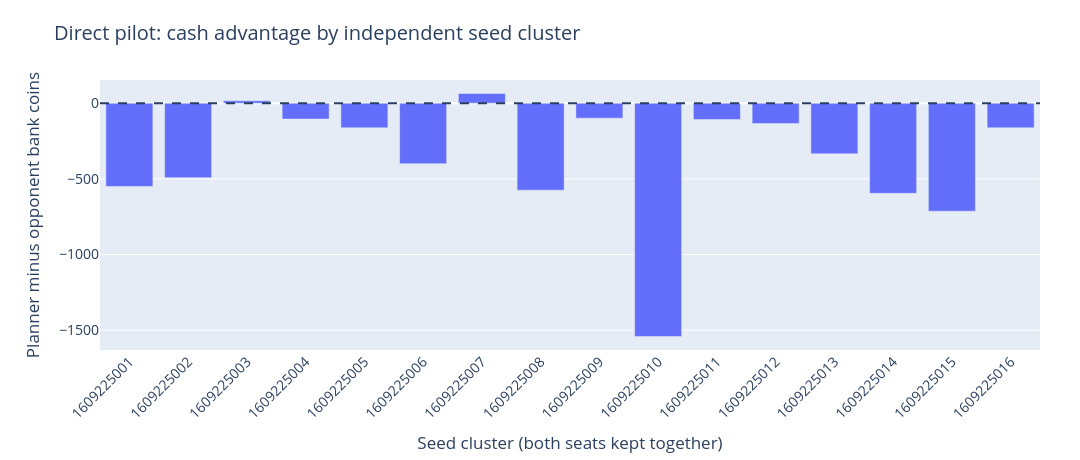

Write notebook code for a chart like this one.
### Code cell
d=(DATA["decision"] or {}).get("direct")
fig=go.Figure()
if d:
    fig.add_bar(x=[str(c["seed"]) for c in d["clusters"]],y=[c["margin"] for c in d["clusters"]],name="Both-seat average cash margin")
    fig.add_hline(y=0,line_dash="dash")
    print("Mean cash margin:",d["mean_cash_margin"],"95% cluster interval:",d["cash_95_seed_bootstrap"])
else:fig.add_annotation(text="Awaiting the complete 16-seed panel.",x=.5,y=.5,xref="paper",yref="paper",showarrow=False)
fig.update_layout(title="Direct pilot: cash advantage by independent seed cluster",xaxis_title="Seed cluster (both seats kept together)",yaxis_title="Planner minus opponent bank coins",xaxis_tickangle=-45)
show(fig)

### Figure 1 — Plotly figure (JSON) as saved in the notebook; plotly's stock layout.template omitted (floating-point values rounded to 4 significant figures)
{"data": [{"name": "Both-seat average cash margin", "type": "bar", "x": ["1609225001", "1609225002", "1609225003", "1609225004", "1609225005", "1609225006", "1609225007", "1609225008", "1609225009", "1609225010", "1609225011", "1609225012", "1609225013", "1609225014", "1609225015", "1609225016"], "y": [-550.0, -493.0, 16.0, -105.0, -163.0, -400.0, 64.0, -575.0, -99.0, -1542.0, -108.0, -135.0, -335.0, -596.0, -714.0, -163.0]}], "layout": {"font": {"size": 14}, "height": 460, "margin": {"b": 110, "l": 100, "r": 40, "t": 80}, "shapes": [{"line": {"dash": "dash"}, "type": "line", "x0": 0, "x1": 1, "xref": "x domain", "y0": 0, "y1": 0, "yref": "y"}], "title": {"text": "Direct pilot: cash advantage by independent seed cluster"}, "width": 1080, "xaxis": {"tickangle": -45, "title": {"text": "Seed cluster (both seats kept together)"}}, "yaxis": {"title": {"text": "Planner minus opponent bank coins"}}}}
